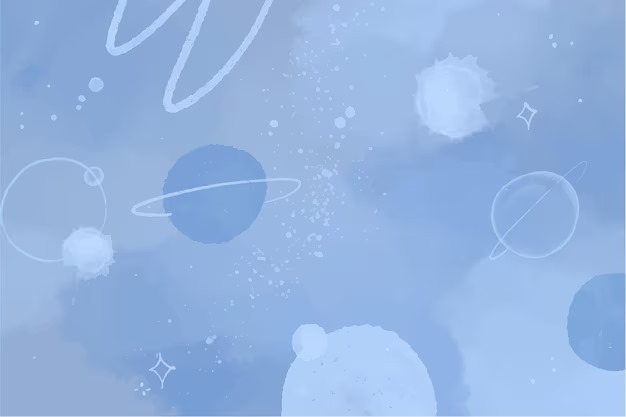
#> input picture transformation/image1.jpg, 626 x 417 px
$ python exp3.py
#> lines starting #> are read from the running program, lines starting #| are printed output that depends on the picture
# random experiment
# 1. load image
# 2. apply transformation
# 3. print

import cv2
import numpy as np
from PIL import Image

# 1
image = cv2.imread(cv2.samples.findFile("image1.jpg"))
#> image is the input picture: shape (417, 626, 3); mean B, G, R 225, 180.4, 148.8

rows, cols = image.shape[:2]
#> rows = 417; cols = 626

# a, d = scaling and rotation
# b.c = shearing
# tx, ty = translation

a=1.5
d=1.5
b=0
c=-0.5
tx=0
ty=0

m = np.float32([[a,b,tx],
                [c,d,ty]])

transformed = cv2.warpAffine(image, m, (cols, rows))
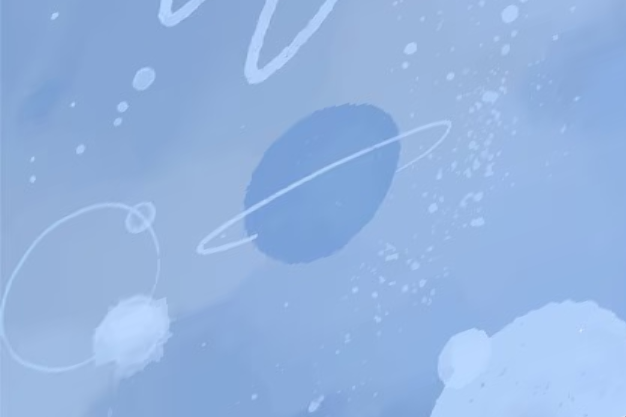
#> transformed: shape (417, 626, 3); mean B, G, R 224.4, 180, 148.4

# Convert from BGR → RGB
transformed_rgb = cv2.cvtColor(transformed, cv2.COLOR_BGR2RGB)

# Use Pillow to show image directly
Image.fromarray(transformed_rgb).show()
